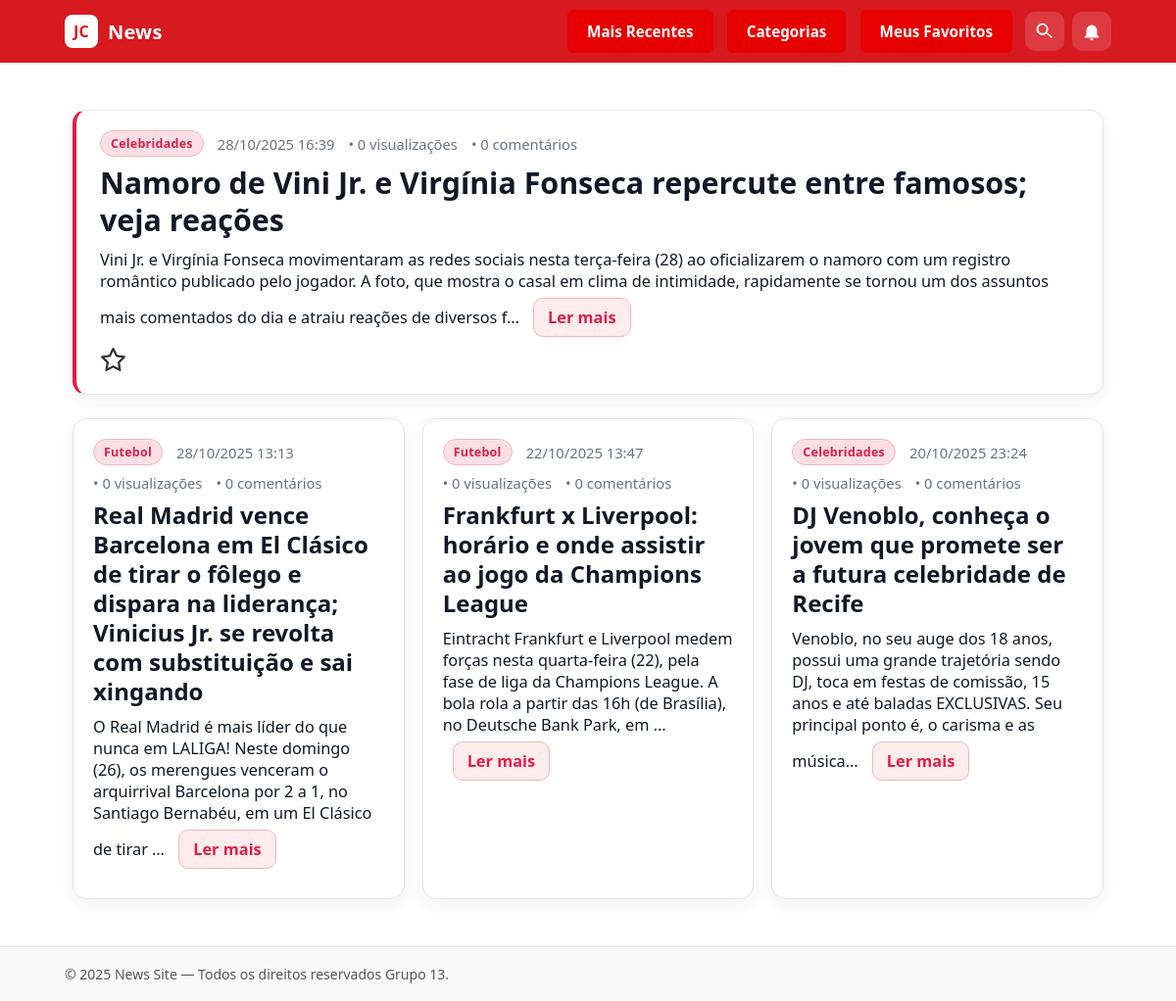
The page / on the database its author committed.
### app1/models.py (models this page shows, shortened)
class Noticia(models.Model):
	titulo = models.CharField(max_length=255)
	conteudo = models.TextField()
	data_publicacao = models.DateTimeField(auto_now_add=True)
	categoria = models.ForeignKey(Categoria, on_delete=models.SET_NULL, null=True, blank=True, related_name='noticias')
	visualizacoes = models.PositiveIntegerField(default=0)  # Para "mais lidas"
	favoritos = models.ManyToManyField(
        User,
        related_name='noticias_favoritas', # Permite acessar user.noticias_favoritas
        blank=True # Permite que uma notícia não tenha nenhum favorito
	)

class Categoria(models.Model):
	nome = models.CharField(max_length=100, unique=True)

### app1/views.py (the view)
# urls.py: path("", HomeView.as_view(), name="home"),
class HomeView(View):
    def get(self, request):
        noticias = Noticia.objects.order_by('-data_publicacao')
        favoritos_ids = []
        if hasattr(request.user, 'noticias_favoritas'):
            favoritos_ids = request.user.noticias_favoritas.values_list('id', flat=True)
        context = {
            "form": SubscriptionForm(),
            'noticias': noticias,
            'favoritos_ids': favoritos_ids
        }
        return render(request, "app1/home.html", context)

### app1/templates/app1/home.html (shortened to what this page needs)
{% extends 'app1/base.html' %}
{% load static %}
{% block content %}
<link rel="stylesheet" href="{% static 'app1/css/news.css' %}">
<section class="container">
  {% if query %}
    <h1>Resultados para “{{ query }}”</h1>
    {% if results and results|length %}
      <ul>
        {% for r in results %}
          <li>{{ r }}</li>
        {% endfor %}
      </ul>
    {% else %}
      <p>Nenhum resultado encontrado.</p>
    {% endif %}
  {% else %}
    {% if noticias %}
      {% with noticia_principal=noticias.0 %}
        <article class="noticia noticia--principal" id="noticia-{{ noticia_principal.id }}">
          <header class="noticia__cabecalho">
            {% if noticia_principal.categoria %}
              <span class="noticia__categoria">{{ noticia_principal.categoria.nome }}</span>
            {% endif %}
            <time datetime="{{ noticia_principal.data_publicacao|date:'c' }}">
              {{ noticia_principal.data_publicacao|date:"d/m/Y H:i" }}
            </time>
            <span>• {{ noticia_principal.visualizacoes }} visualizações</span>
            <span>• {{ noticia_principal.comentarios.count }} comentários</span>
          </header>
          <h2 class="noticia__titulo">{{ noticia_principal.titulo }}</h2>
          <div class="noticia__conteudo">
            {{ noticia_principal.conteudo|truncatechars:300 }}
            <a class="ler__mais" href="{% url 'app1:detalhe_noticia' noticia_principal.pk %}">Ler mais</a>
          </div>
          <div class="noticia__acoes">
              <form action="{% url 'app1:favoritar_noticia' noticia_principal.pk %}" method="POST" style="display:inline;">
                <button type="submit" class="btn-favorito {% if noticia_principal.id in favoritos_ids %}favoritado{% endif %}" aria-label="Favoritar">
                  {% if noticia_principal.id in favoritos_ids %}
                    <i class="fa-solid fa-star"></i>
                  {% else %}
                    <i class="fa-regular fa-star"></i>
                  {% endif %}
                </button>
              </form>
          </div>
        </article>
      {% endwith %}
      <section class="grid-noticias" aria-label="Mais notícias">
        {% for noticia in noticias|slice:"1:" %}
          <article class="noticia" id="noticia-{{ noticia.id }}">
            <header class="noticia__cabecalho">
              {% if noticia.categoria %}
                <span class="noticia__categoria">{{ noticia.categoria.nome }}</span>
              {% endif %}
              <time datetime="{{ noticia.data_publicacao|date:'c' }}">
                {{ noticia.data_publicacao|date:"d/m/Y H:i" }}
              </time>
              <span>• {{ noticia.visualizacoes }} visualizações</span>
              <span>• {{ noticia.comentarios.count }} comentários</span>
            </header>
            <h3 class="noticia__titulo">{{ noticia.titulo }}</h3>
            <div class="noticia__conteudo">
              {{ noticia.conteudo|truncatechars:180 }}
              <a class="ler__mais" href="{% url 'app1:detalhe_noticia' noticia.pk %}">Ler mais</a>
            </div>
          </article>
        {% endfor %}
      </section>
    {% else %}
      <h1>Bem-vindo ao site do Jc desenvolvido pelo grupo 13</h1>
      <p>Assim que os models de notícia estiverem prontos, listaremos aqui.</p>
    {% endif %}
  {% endif %}
</section>
{% endblock %}

### app1/static/app1/css/style.css (style rules this page uses)
:root { --red:#d71920; --red-dark:#b1151b; --bg:#ffffff; --ink:#1a1a1a; --ink-weak:#555; --border:#e6e6e6; }
* { box-sizing:border-box }
html,body { margin:0;padding:0;background:var(--bg);color:var(--ink);font-family:system-ui,-apple-system,Segoe UI,Roboto,Ubuntu,Cantarell,"Helvetica Neue",Arial,sans-serif }
.container { max-width:1100px;margin:0 auto;padding:0 16px }

### app1/static/app1/css/news.css (style rules this page uses)
:root { --news-bg: #ffffff; --news-surface: #f8fafc; --news-card: #ffffff; --news-text: #111827; --news-text-soft: #6b7280; --news-border: #e5e7eb; --news-primary: #e11d48; --news-primary-strong: #be123c; --news-radius-lg: 14px; --news-radius-md: 10px; --news-shadow: 0 6px 18px rgba(0,0,0,.06); --news-shadow-hover: 0 10px 28px rgba(0,0,0,.12); --news-title-weight: 800; --news-ui-weight: 700; --news-font-size: clamp(.98rem, 1.4vw, 1.02rem); --news-h1-size: clamp(1.35rem, 2.4vw, 1.8rem); --news-h2-size: clamp(1.3rem, 2.6vw, 1.9rem); --news-h3-size: clamp(1.1rem, 2.2vw, 1.5rem); --news-gap-sm: clamp(10px, 1.6vw, 14px); --news-gap-md: clamp(12px, 2vw, 18px); --news-gap-lg: clamp(16px, 2.4vw, 24px); }
section.container { background: var(--news-bg); padding: var(--news-gap-lg); -webkit-font-smoothing: antialiased; -moz-osx-font-smoothing: grayscale; }
.noticia { background: var(--news-card); border: 1px solid var(--news-border); border-radius: var(--news-radius-lg); padding: clamp(14px, 1.8vw, 20px); box-shadow: var(--news-shadow); transition: transform .18s ease, box-shadow .18s ease, border-color .18s ease; }
.noticia--principal { border-left: 4px solid var(--news-primary); padding-left: clamp(16px, 2vw, 24px); margin-bottom: var(--news-gap-lg); }
.noticia__cabecalho { display: flex; flex-wrap: wrap; gap: 8px 14px; align-items: center; color: var(--news-text-soft); font-size: .92rem; margin-bottom: 8px; }
.noticia__cabecalho time { white-space: nowrap; }
.noticia__categoria { background: rgba(225, 29, 72, 0.08); color: var(--news-primary); border: 1px solid rgba(225, 29, 72, 0.25); padding: 4px 10px; border-radius: 999px; font-weight: var(--news-ui-weight); font-size: .78rem; letter-spacing: .02em; }
.noticia__titulo { color: var(--news-text); line-height: 1.25; margin: 6px 0 10px; font-weight: var(--news-title-weight); font-size: var(--news-h3-size); word-wrap: break-word; overflow-wrap: anywhere; }
.noticia--principal .noticia__titulo { font-size: var(--news-h2-size); }
.noticia__conteudo { color: var(--news-text); font-size: var(--news-font-size); }
.ler__mais { display: inline-block; margin-left: 10px; margin-top: 6px; padding: 8px 14px; border-radius: var(--news-radius-md); text-decoration: none; font-weight: var(--news-ui-weight); border: 1px solid var(--news-border); color: var(--news-primary); background: #fff; transition: background-color .18s ease, border-color .18s ease, transform .1s ease, color .18s ease; }
.grid-noticias { display: grid; gap: var(--news-gap-md); margin-top: var(--news-gap-md); }
@media (min-width: 640px) { .grid-noticias { grid-template-columns: repeat(2, minmax(0, 1fr)); } }
@media (min-width: 1024px) { .grid-noticias { grid-template-columns: repeat(3, minmax(0, 1fr)); } }
.noticia__acoes { margin-top: 10px; display: flex; gap: 10px; }
.btn-favorito { background: none; border: none; padding: 0; cursor: pointer; font-size: 1.5rem; transition: transform 0.1s ease; }
.btn-favorito .fa-star { color: #333; transition: color 0.2s ease; }

### rows shown on the page
Noticia: categoria.nome "Celebridades", data_publicacao "28/10/2025 16:39", visualizacoes "0", comentarios.count "0", titulo "Namoro de Vini Jr. e Virgínia Fonseca repercute entre famosos; veja reações", conteudo "Vini Jr. e Virgínia Fonseca movimentaram as redes sociais nesta terça-feira (28) ao oficializarem o namoro com um registro romântico publicado pelo jogador. A foto, que mostra o casal em clima de intimidade, rapidamente se tornou um dos assuntos mais comentados do dia e atraiu reações de diversos f…"
Noticia: categoria.nome "Futebol", data_publicacao "28/10/2025 13:13", visualizacoes "0", comentarios.count "0", titulo "Real Madrid vence Barcelona em El Clásico de tirar o fôlego e dispara na liderança; Vinicius Jr. se revolta com substituição e sai xingando", conteudo "O Real Madrid é mais líder do que nunca em LALIGA! Neste domingo (26), os merengues venceram o arquirrival Barcelona por 2 a 1, no Santiago Bernabéu, em um El Clásico de tirar …"
Noticia: categoria.nome "Futebol", data_publicacao "22/10/2025 13:47", visualizacoes "0", comentarios.count "0", titulo "Frankfurt x Liverpool: horário e onde assistir ao jogo da Champions League", conteudo "Eintracht Frankfurt e Liverpool medem forças nesta quarta-feira (22), pela fase de liga da Champions League. A bola rola a partir das 16h (de Brasília), no Deutsche Bank Park, em …"
Noticia: categoria.nome "Celebridades", data_publicacao "20/10/2025 23:24", visualizacoes "0", comentarios.count "0", titulo "DJ Venoblo, conheça o jovem que promete ser a futura celebridade de Recife", conteudo "Venoblo, no seu auge dos 18 anos, possui uma grande trajetória sendo DJ, toca em festas de comissão, 15 anos e até baladas EXCLUSIVAS. Seu principal ponto é, o carisma e as música…"
